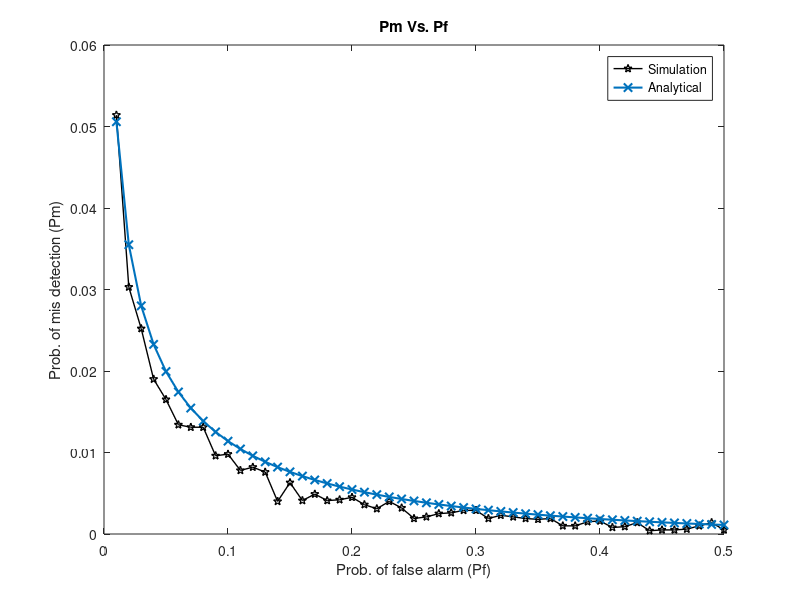

Source code (MATLAB):
%Comparision for Analytical and Simulational Results
%for [Pm vs Pf]

clc
close all
clear all
L = 1000;
N = 10000;
snr = -8;
snrLinear = 10.^(snr./10);
Pf = 0.01:0.01:0.5;
threshold  = (qfuncinv(Pf)./sqrt(L))+ 1;
%threshold = (qfuncinv(Pf));

for ii = 1:length(Pf)
    ii
    count = 0;
    for kk=1:10000
         n = randn(1,L);
         s = sqrt(snrLinear).*randn(1,L);
         y = s + n;
         energy = abs(y).^2; 
         energy1 =(1/L).*sum(energy);
         
         if(energy1 >= threshold(ii)) 
             count = count+1;
         end
    end
    pm_sim(ii) = count/N;
    pm_sim(ii) = 1-pm_sim(ii);
end

plot(Pf, pm_sim,'-kp','LineWidth',1)
hold on
xlabel("Prob. of false alarm (Pf)");
ylabel("Prob. of mis detection (Pm)");
title("Pm Vs. Pf");
pm_a = 1-qfunc(((threshold - (snrLinear + 1)).*sqrt(L))./(sqrt(2).*(snrLinear + 1)));
plot(Pf, pm_a,'-x','LineWidth',1.5)
legend("Simulation", "Analytical");
hold on
